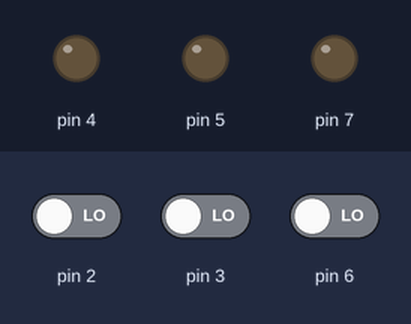
The sketch below on a simulated Arduino Uno, built with avr-gcc and run on an emulated ATmega328P. On the bench: output pins drawn as LEDs (lit = HIGH). Dashed ring = blinking. The test bench sets the inputs (shaded band); at power-on: pin 2 LOW, pin 3 LOW, pin 6 LOW.

Above: at 1.2 s.
1.3 s: pin 2 driven HIGH
At 1.6 s:
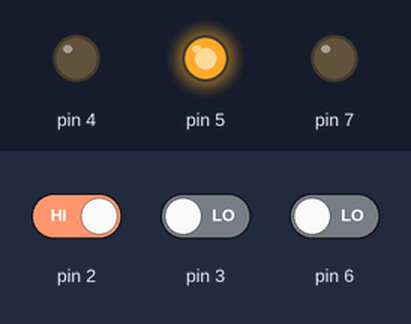
2.8 s: pin 3 driven HIGH
At 2.87 s:
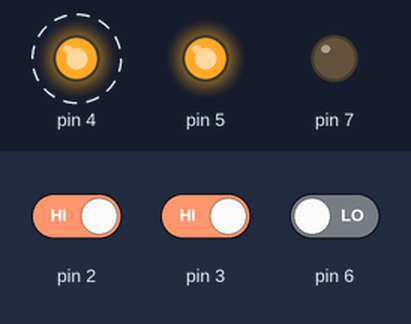
5.8 s: pin 6 driven HIGH
At 5.87 s:
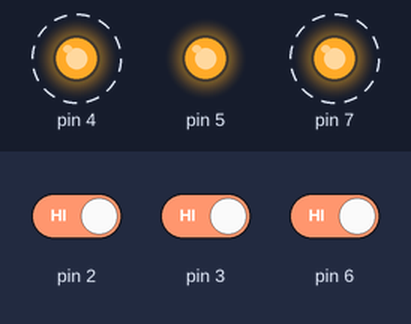
Timing chart, 0 to 14.8 s (numbered marks = the images above; inputs shaded):
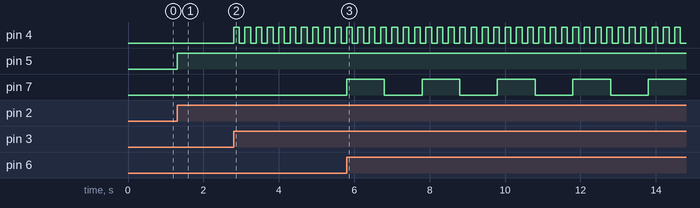

Measured:
- after the input at 1.3 s, pin 5: LOW → HIGH at once
- after the input at 2.8 s, pin 4: alternates HIGH for 0.15 s and LOW for 0.15 s, starting at once
- after the input at 5.8 s, pin 7: alternates HIGH for 1.0 s and LOW for 1.0 s, starting at once

The sketch:

quizshowNoStripes.ino
```cpp
#define LED_BLUE 5
#define LED_RED 4
#define LED_GREEN 7
#define LED_YELLOW 5
#define BUTTON_BLUE 2
#define BUTTON_RED 3
#define BUTTON_GREEN 6
#define BUTTON_YELLOW 2
#define NUM 3

int val[NUM];
int status_Led[NUM];
int isblink[NUM];
int tm_start[NUM];
int LED_[NUM];
int BTN_[NUM];

void setup() {
  Serial.begin(9600);
  load_led(LED_,NUM);
  load_btn(BTN_,NUM);
  //Inizialize Led and status of each one
  Inizialize(status_Led,NUM,0);
  Inizialize(isblink,NUM,-1);
  Inizialize(tm_start,NUM,-1);
  Inizialize(val,NUM,0);

}

void loop(){

  for(int i=0;i<NUM;i++){
    // check the status of each led and set a number of priority in order to indicate the priority
    if(status_Led[i]==0)
    {
      val[i]= digitalRead(BTN_[i]);  // read input value
      if(val[i]==1){
          tm_start[i]=millis();
          status_Led[i]=1;
          int sum_ = somma(val,NUM,i);
          if(sum_==0){
              isblink[i]=0;
          }else if(sum_==1){
              isblink[i]=1;
          }
          else if(sum_==2 && isblink[i]==-1){
              isblink[i]=2;
          }
      }
    }
  }

  //Lights on and off the LED following the priority
  for(int i=0;i<NUM;i++){
     if(status_Led[i]==1){
       int timeblink=1;
       if(isblink[i]==1)
          timeblink=150;
       else if (isblink[i]==2)
          timeblink=1000;
       if((millis()-tm_start[i])%(timeblink*2)<=timeblink)
         digitalWrite(LED_[i],HIGH);
       else
         digitalWrite(LED_[i],LOW);
    }
  }
}

void Inizialize(int v[], int size, int val){
  for(int i=0;i<size;i++){
    v[i]=val;
  }
}

void load_led(int v[],int size){
    v[0]= LED_BLUE;
    v[1]= LED_RED;
    v[2]= LED_GREEN;
    for(int i=0;i<size;i++){
      pinMode(v[i],OUTPUT);
    }
}

int somma(int v[],int size, int j){
  int somma=0;
    for(int i=0;i<size;i++){
      if(i!=j)
        somma=somma+v[i];
    }
    return somma;
}

void load_btn(int v[],int size){
    v[0]= BUTTON_BLUE;
    v[1]= BUTTON_RED;
    v[2]= BUTTON_GREEN;
    for(int i=0;i<size;i++){
      pinMode(v[i],INPUT);
    }
}
```
